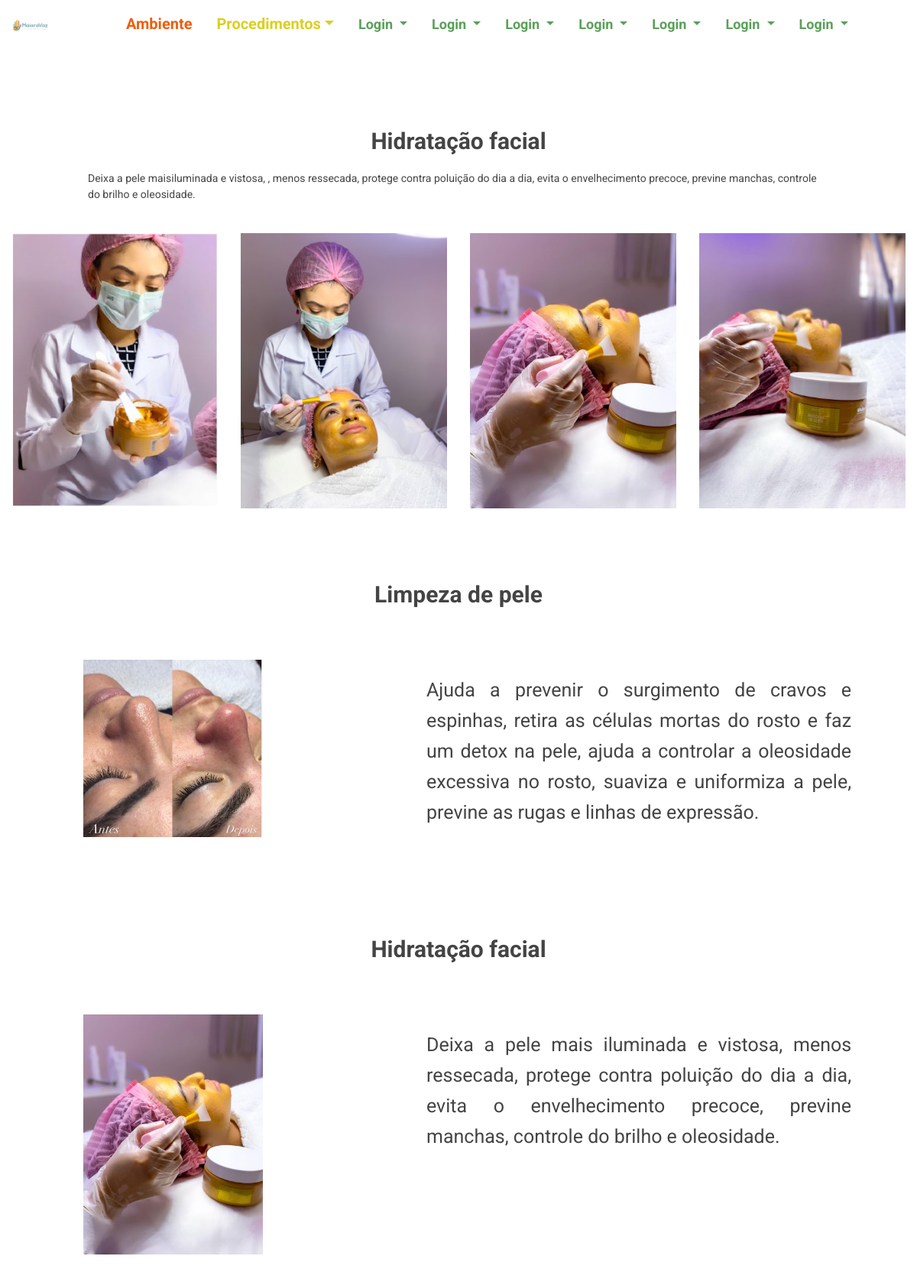
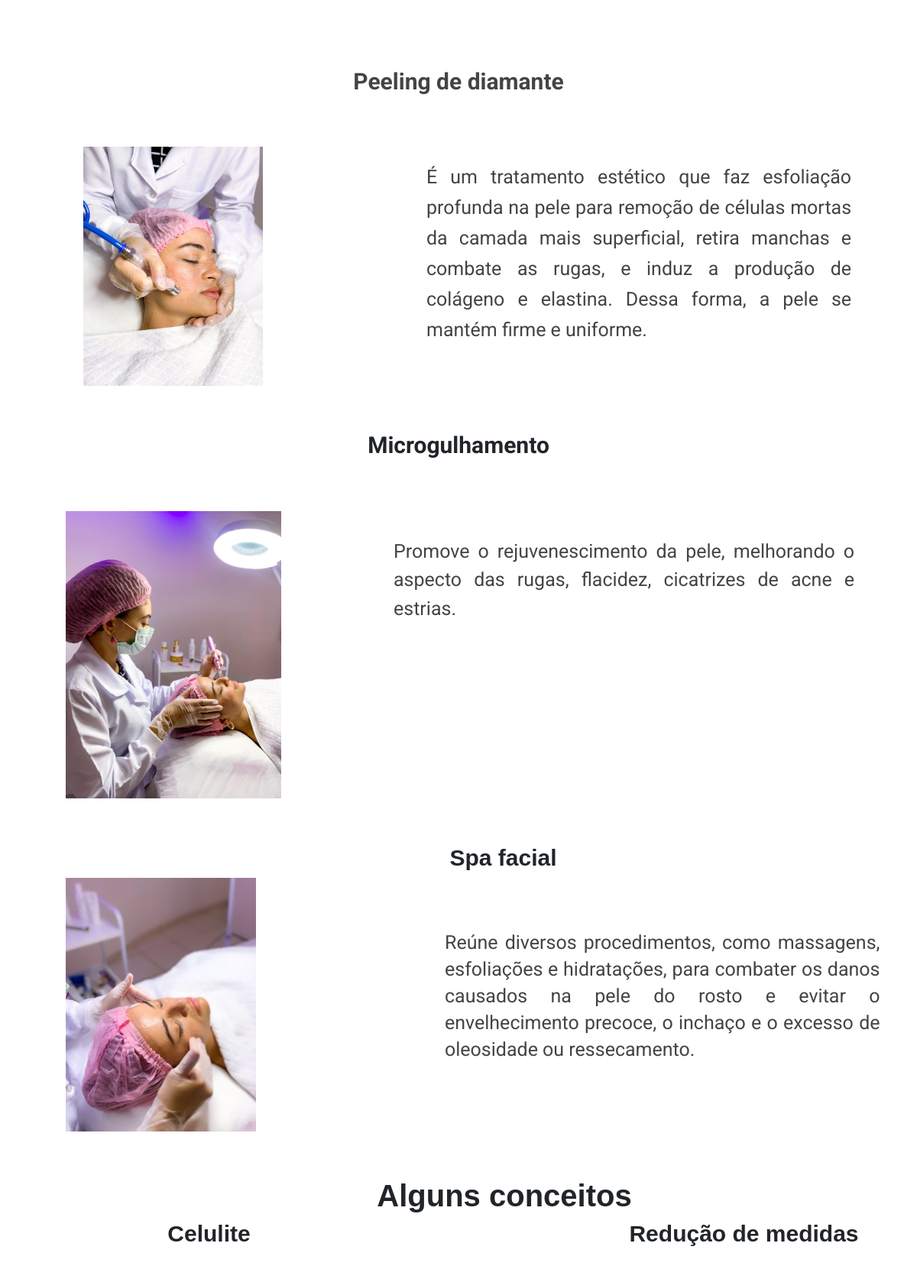
Page /view/procedimentosfaciais.php (signed in, upper part) on the committed database (2 pictures, top to bottom).
### tables this page shows
CREATE TABLE `usuarios` (
  `id_usuario` int(10) NOT NULL,
  `nome_usuario` varchar(50) NOT NULL,
  `email` varchar(50) NOT NULL,
  `senha` varchar(50) NOT NULL
);

CREATE TABLE `procedimentosfaciais` (
  `id_proc` int(11) NOT NULL,
  `nome_proc` varchar(50) NOT NULL,
  `desc_proc` text NOT NULL,
  `img_proc` text NOT NULL
);

### view/procedimentosFaciais.php (the view, shortened to what this page needs)
<!DOCTYPE html>
<html lang="pt-br">
<head>
     <link rel="stylesheet" href="https://stackpath.bootstrapcdn.com/bootstrap/4.4.1/css/bootstrap.min.css">
     <link rel="stylesheet" href="../css/index.css">
     <link rel="stylesheet" href="../css/faciais.css">
  <link rel="stylesheet" href="https://stackpath.bootstrapcdn.com/bootstrap/4.4.1/css/bootstrap.min.css">
</head>
<body>
<?php
include_once "menu.php";
?>
     <div id="services-area">
      <div class="container-fluid">
        <div class="row">
          <div class="col-12" style="margin-top: -5%;">
            <h1 class="main-title">Procedimentos faciais</h1>
          </div>
         <div class="container" style="margin-top: -3%;" >
            <div class="col-md-12" >
            <strong><p class="title-1">Hidratação facial</p></strong>
            <p>Deixa a pele maisiluminada e vistosa, , menos ressecada, protege contra poluição do dia a dia,
              evita o envelhecimento precoce, previne manchas, controle do brilho e oleosidade. </p>
          </div>
        </div>
            <div class="col-md-3 project-box seo">
              <img src="../img/maiara_estetica/procedimentos/faciais/procedimento5.jpg" class="img-fluid" alt="projeto 1">
            </div>
            <div class="col-md-3 project-box seo">
              <img src="../img/maiara_estetica/procedimentos/faciais/procedimento1.jpg" class="img-fluid" alt="projeto 1">
            </div>
            <div class="col-md-3 project-box seo">
              <img src="../img/maiara_estetica/procedimentos/faciais/procedimento11.jpg" class="img-fluid" alt="projeto 1" >
            </div>
            <div class="col-md-3 project-box seo">
              <img src="../img/maiara_estetica/procedimentos/faciais/procedimento15.jpg" class="img-fluid" alt="projeto 1">
            </div>
          </div>
        </div>
     </div>
     <?php
$sql = "SELECT * FROM procedimentosfaciais  order by id_proc desc";
$result = mysqli_query($conexao, $sql);
                while ($rows = mysqli_fetch_assoc($result)):
            ?>
     <div id="services-area" style="margin-top: 5%;" >
      <div class="container-fluid" >
        <div class="col-12">
        <p class="title-1"><?php echo $rows["nome_proc"]; ?></p>
        </div>
        <div class="row">
          <div class="col-md-5">
          <img id="clear" src="<?php echo $rows["img_proc"];?>" style="width: 50%;"  class="img-fluid" alt="agencia hdc">
        </div>
          <div class="col-md-7"  id="diamante">
            <p class="clear" style="line-height: 40px; margin-right: 7%;"><?php echo $rows["desc_proc"]; ?></p>
           </div>
        <?php
        endwhile;
        ?>
        </div>
      </div>
    </div>
    <div id="services-area" >
      <div class="container-fluid" >
          <div class="col-12">
            <h4 class="title-diamante" >Microgulhamento</h4>
          </div>
            <div class="row">
              <div class="col-md-5" style="margin-top: 5%;">
                <img id="micro"  src="../img/maiara_estetica/procedimentos/faciais/procedimento18.jpg"  alt="agencia hdc">
          </div>
          <div class="col-md-7" style="margin-top: 5%;">
                 <p class="diamante">Promove o rejuvenescimento da pele, melhorando o aspecto das rugas, flacidez,
              cicatrizes de acne e estrias.</p>
          </div>
          </div>
        </div>
      </div>
    </div>
    <div id="services-area" >
      <div class="container-fluid" >
        <div class="col-12">
          <h4 class="title-clear" >Spa facial</h4>
          </div>
        <div class="row">
          <div class="col-md-5">
            <img id="spa" src="../img/maiara_estetica/procedimentos/faciais/procedimento7.jpg"   alt="agencia hdc">
          </div>
          <div class="col-md-7">
               <p class="clear">Reúne diversos procedimentos, como massagens, esfoliações e hidratações,
               para combater os danos causados na pele do rosto e evitar o envelhecimento precoce,
               o inchaço e o excesso de oleosidade ou ressecamento.</p>
              </div>
          </div>
      </div>
    </div>
    <div id="services-area" >
      <div class="container-fluid" >
        <h5 class="title-clear" style="font-size: 40px;" >Alguns conceitos</h5>
        <div class="row">
          <div class="col-md-5" >
            <h4 class="title-clear" >Celulite</h4>
         </div>
         <div class="col-md-2" ></div>
         <div class="col-md-5" >
          <h4 class="title-clear">Redução de medidas</h4>
          </div>
        </div>
        </div>
        </div>
    </body>
</html>

### view/menu.php (shortened to what this page needs)
<?php
$c = new conexao();
$conexao = $c->conectar();
?>
<link rel="stylesheet" href="../index.css">
  <header>
    <div class="container" id="nav-container" >
        <nav class="navbar navbar-expand-lg fixed-top navbar-light">
            <a id="logo" href="../index.php" class="navbar-brand">
                <img id="logo" src="../img/maiara_estetica/logo2.png" alt="not found">
            </a>
            <div class="collapse navbar-collapse justify-content-end" style="float: left;"id="navbar-links" style="margin-right: 5%;">
                    <a class="nav-item nav-link"   id="about-menu" style="color: rgb(238, 94, 10);" href="ambiente.php" >Ambiente</a>
                    <div class="dropdown">
                    <a class="nav-item nav-link dropdown-toggle"  data-toggle="dropdown"  id="services-menu"  style="color: rgb(219, 207, 32)" href="#">Procedimentos</a>
                    </div>
                   <?php
                    if(isset($_SESSION['usuario'])){
                        $sessao = $_SESSION['usuario'];
                        $sql = "SELECT id_usuario,  email FROM usuarios where email ='$sessao'";
                        $result = mysqli_query($conexao, $sql);
                        while($rows =mysqli_fetch_assoc($result)):
                          if($rows["email"] == $sessao):
                        ?>
                  <div class="dropdown">
                  <a class="nav-item nav-link dropdown-toggle "  data-toggle="dropdown"  style="font-size: 18px; color: rgb(90, 160, 90)" href="login.html">Login </a>
              </div>
              <?php
                endif;
              endwhile;
              } else {
              ?>
                <a class="nav-item nav-link"  style="font-size: 18px; color: rgb(90, 160, 90)" href="../login.php">Login </a>
              <?php
              }
              ?>
            </div>
        </nav>
        </div>
    </header>

### css/index.css (style rules this page uses)
body { font-family: 'Roboto', sans-serif; }
.row { margin: 0; }
.container { padding: 70px; padding-bottom: 2%; }
p, li { color: #444; font-size: 14px; }
header, .navbar { background-color: #fff; }
header , #navbar-links > .navbar-nav > a { font-size: 20px; color: #65DAF9; font-weight: bold; }
header , #navbar-links > .navbar-nav > #about-menu { color: rgb(224, 80, 27); font-weight: bold; }
#nav-container { padding-top: 0; padding-bottom: 0; }
#logo { width: 40%; }
.navbar-collapse { margin-right: 5%; }
.navbar-brand { padding: 0; color: #FFF; }
.container-fluid { padding: 0; }
.main-title { color: #444; margin: 0 0 65px 0; font-size: 40px; text-align: center; margin-top: 5%; }
.project-box { margin-bottom: 30px; }

### css/faciais.css (style rules this page uses)
.main-title { margin-top: 10%; }
.main-title::before { top: 80%; }
.container { margin-top: -5%; }
.container-fluid { margin-top: 5%; }
.title-1 { text-align: center; font-size: 30px; font-weight: bold; }
p { font-size: 20px; }
.title-clear { font-family: 'Franklin Gothic Medium', 'Arial Narrow', Arial, sans-serif; text-align: center; font-size: 30px; font-weight: bold; margin-left: 10%; }
.title-diamante { text-align: center; font-size: 30px; font-weight: bold; }
.clear { font-size: 25px; text-align: justify; margin-left: 10%; font-weight: normal; margin-top: 10%; margin-right: 5%; line-height: 35px; }
.diamante { font-size: 25px; text-align: justify; margin-right: 10%; margin-top: 5%; }
.col-md-3 { margin-top: }
#clear { margin-left: 20%; width: 65%; margin-top: 10%; }
#diamante { margin-left: -2%; }
#micro { width: 60%; margin-left: 15%; }
#spa { width: 53%; margin-left: 15%; }

### rows in the picture
usuarios: shows "Login"
usuarios: shows "Login"
usuarios: shows "Login"
usuarios: shows "Login"
usuarios: shows "Login"
usuarios: shows "Login"
usuarios: shows "Login"
procedimentosfaciais: nome_proc "Limpeza de pele", img_proc (picture), desc_proc "Ajuda a prevenir o surgimento de cravos e espinhas, retira as células mortas do rosto e faz um detox na pele, ajuda a controlar a oleosidade excessiva no rosto, suaviza e uniformiza a pele, previne as rugas e linhas de expressão."
procedimentosfaciais: nome_proc "Hidratação facial", img_proc (picture), desc_proc "Deixa a pele mais iluminada e vistosa, menos ressecada, protege contra poluição do dia a dia, evita o envelhecimento precoce, previne manchas, controle do brilho e oleosidade."
procedimentosfaciais: nome_proc "Peeling de diamante", img_proc (picture), desc_proc "É um tratamento estético que faz esfoliação profunda na pele para remoção de células mortas da camada mais superficial, retira manchas e combate as rugas, e induz a produção de colágeno e elastina. Dessa forma, a pele se mantém firme e uniforme."
